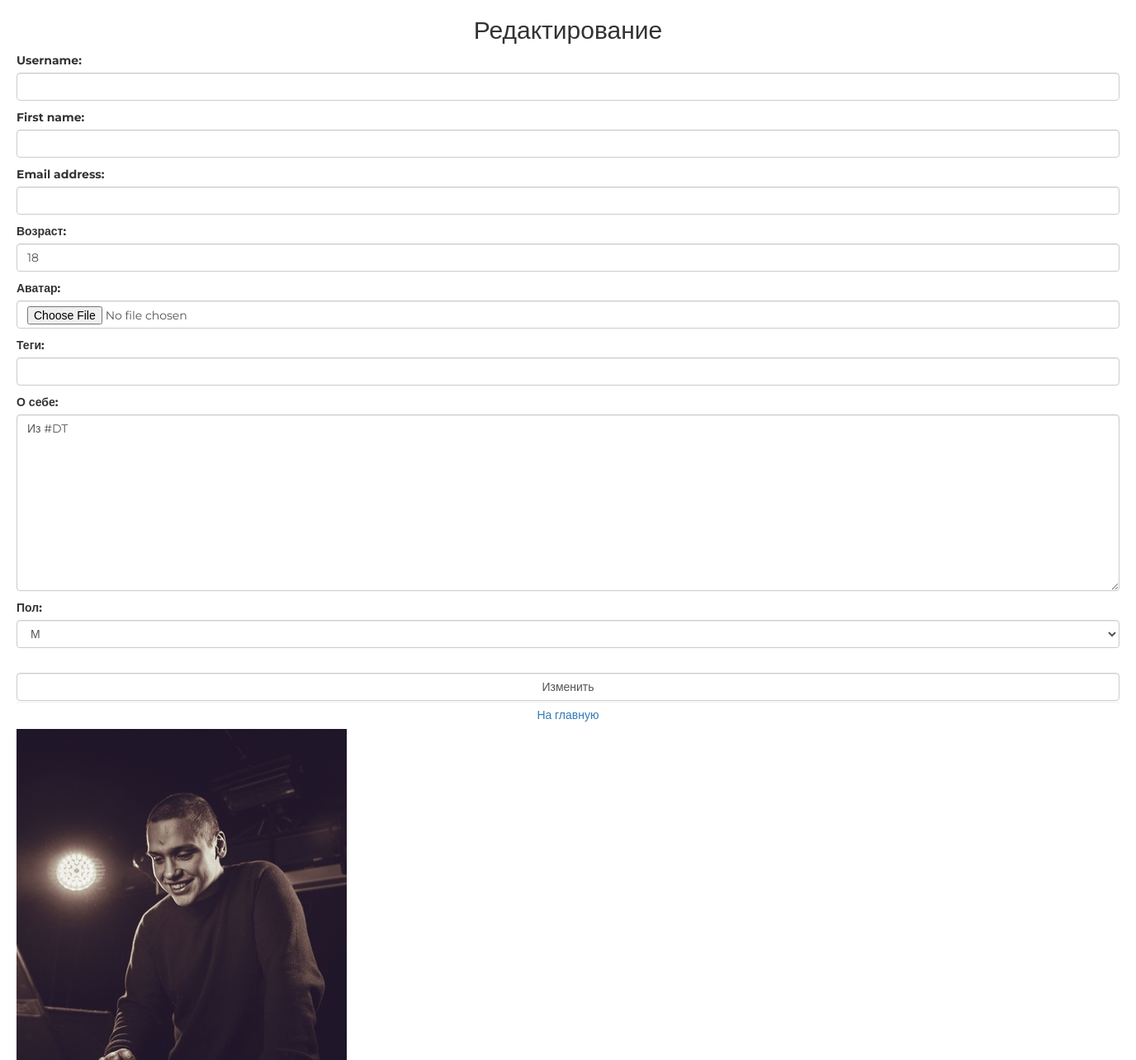
/auth/edit/ (signed in), run on the app's committed database.
### authapp/models.py (models this page shows, shortened)
class ShopUserProfile(models.Model):
    MALE = "M"
    FEMALE = "W"
    GENDER_CHOICES = (
        (MALE, "М"),
        (FEMALE, "Ж")
    )
    user = models.OneToOneField(ShopUser, unique=True, null=False, db_index=True, on_delete=models.CASCADE)
    tagline = models.CharField(max_length=128, blank=True, verbose_name="Теги")
    about_me = models.TextField(blank=True, verbose_name="О себе")
    gender = models.CharField(max_length=1, blank=True, choices=GENDER_CHOICES, verbose_name="Пол")

class ShopUser(AbstractUser):
    avatar = models.ImageField(upload_to="users_avatar", blank=True, verbose_name="Аватар")
    age = models.PositiveSmallIntegerField(verbose_name="Возраст", default=18)
    activation_key = models.CharField(max_length=128, blank=True)
    activation_key_expires = models.DateTimeField(default=now() + timedelta(hours=48))

### authapp/views.py (the view)
# urls.py: path('edit/', authapp.edit, name="edit"),
def edit(request):
    if request.method == "POST":
        edit_form = ShopUserEditForm(request.POST, request.FILES, instance=request.user)
        profile_edit_form = ShopUserProfileEditForm(request.POST,instance=request.user.shopuserprofile)
        if edit_form.is_valid() and profile_edit_form.is_valid() :
            edit_form.save()
            return HttpResponseRedirect(reverse("authapp:edit"))
    else:
        edit_form = ShopUserEditForm()
        profile_edit_form = ShopUserProfileEditForm(instance=request.user.shopuserprofile)
    content = {
        "edit_form": edit_form,
        "profile_form": profile_edit_form
               }
    return render(request, "authapp/edit.html", content)

### authapp/forms.py (shortened to what this page needs)
class ShopUserEditForm(UserChangeForm):
    class Meta:
        model = ShopUser
        fields = ('username', 'first_name', 'password', 'email', 'age', 'avatar')
    def __init__(self, *args, **kwargs):
        super().__init__(*args, **kwargs)
        for filed_name, field in self.fields.items():
            field.widget.attrs["class"] = "form-control"
            field.help_text = ""
            if filed_name == "password":
                field.widget = HiddenInput()

class ShopUserProfileEditForm(forms.ModelForm):
    class Meta:
        model = ShopUserProfile
        fields = ("tagline","about_me","gender",)
    def __init__(self, *args, **kwargs):
        super().__init__(*args, **kwargs)
        for filed_name, field in self.fields.items():
            field.widget.attrs["class"] = "form-control"

### mainapp/context_processors.py (called while the page is built)
def basket(request):
    basket_item = []
    if request.user.is_authenticated:
        basket_item = Basket.objects.filter(user=request.user)
    return {
        "basket": basket_item
    }

### authapp/templates/authapp/edit.html (shortened to what this page needs)
{% extends "authapp/base.html" %}
{% load static %}
{% block H2 %}
Редактирование
{% endblock %}
{% block content %}
<form class="form-horizontal" action="{% url 'auth:edit' %}" method="post" enctype="multipart/form-data">
    {{ edit_form.as_p }}
    {{ profile_form.as_p }}
    <br>
    <input class="form-control" type="submit" value="Изменить">
</form>
<button class="btn btn-round form-control">
    <a href="{% url 'main' %}" class="">
        На главную
    </a>
</button>
<div class="user_avatar"><img src="/media/{{user.avatar}}"></div>
{% endblock %}

### static/style.css (style rules this page uses)
* { margin: 0; padding: 0; }
body { font-family: 'Montserrat', sans-serif; }
html, body { height: 100%; }

### data on the page
ShopUserProfile: about_me "Из #DT", gender "М"
ShopUser: avatar (picture)
